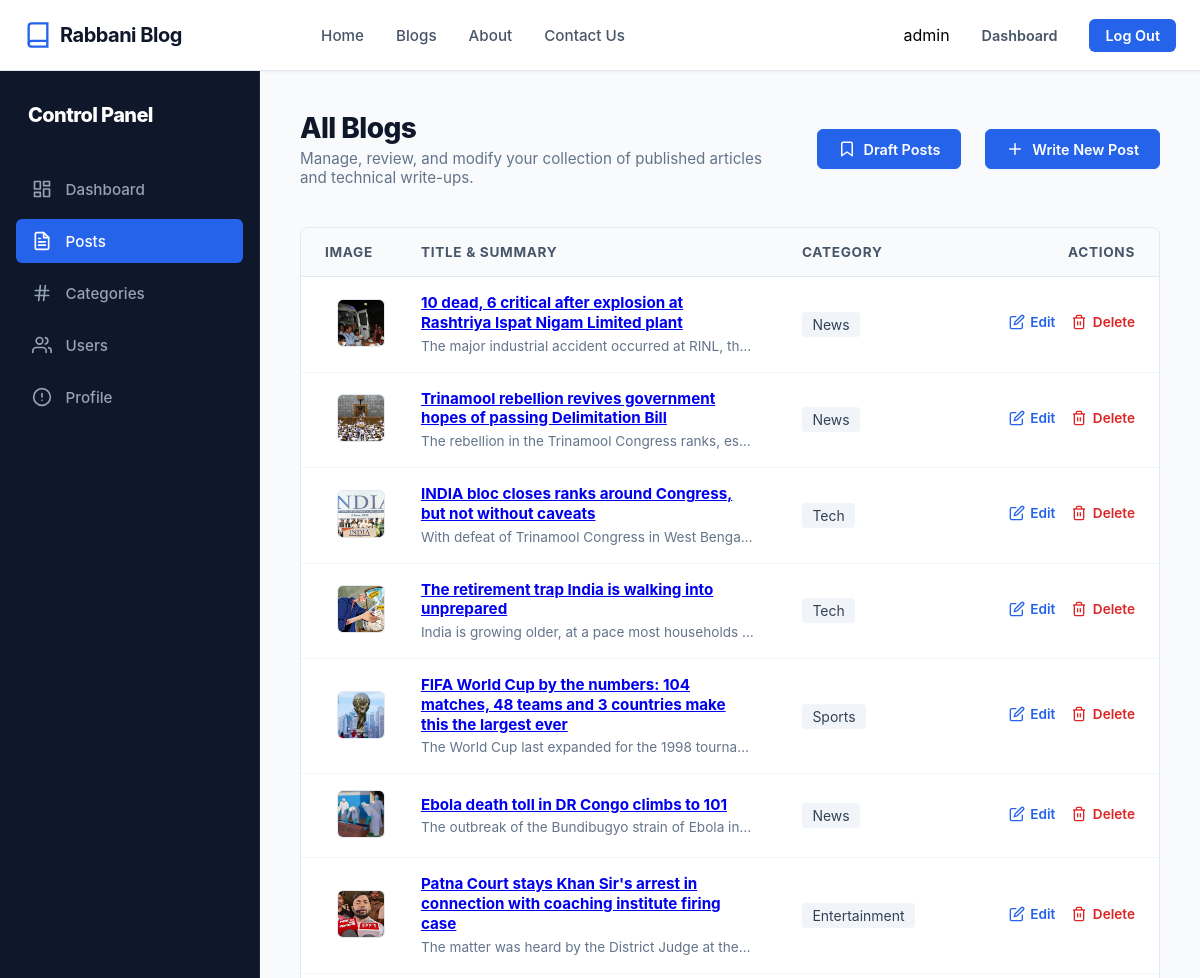
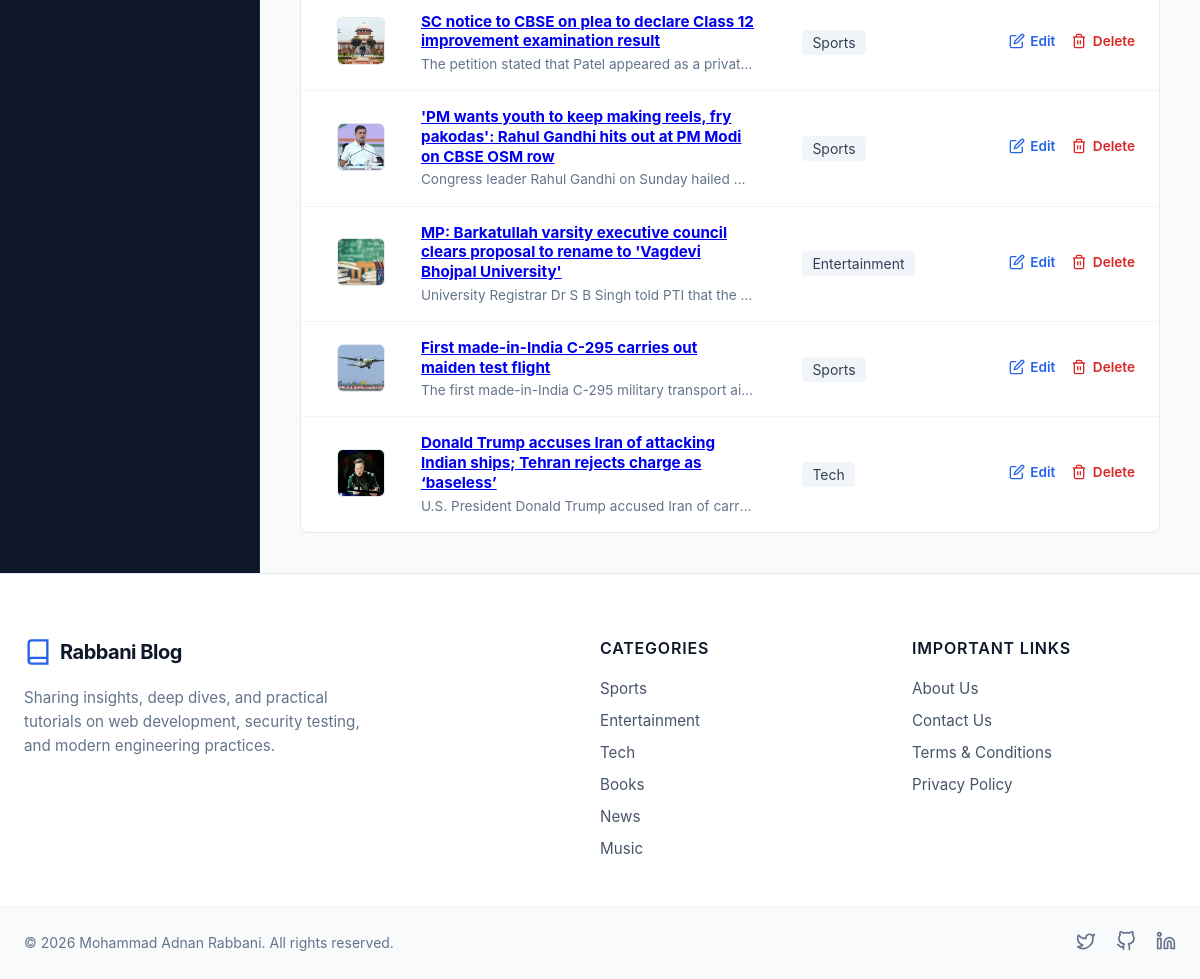
/account/post (signed in), run on the app's committed database (2 pictures, top to bottom).
### home/models.py (models this page shows, shortened)
class BlogPost(models.Model):
    STATUS_CHOICES = {
        'published' : 'Published',
        'draft' : 'Draft',
    }
    title = models.CharField(max_length=200)
    slug = models.SlugField(max_length=200)
    short_description = models.TextField()
    content = models.TextField()
    featured_img = models.ImageField(upload_to='images/%Y/%m')
    status = models.CharField(choices=STATUS_CHOICES)
    category = models.ForeignKey(Category, on_delete=models.CASCADE)
    author = models.ForeignKey(User, on_delete=models.CASCADE)
    is_featured = models.BooleanField(default=False)
    created_at = models.DateTimeField(auto_now_add=True)
    updated_at = models.DateTimeField(auto_now=True)

class Category(models.Model):
    category_name = models.CharField(max_length=200)
    slug = models.SlugField(max_length=200, default='cat')
    created_at = models.DateTimeField(auto_now_add=True)
    updated_at = models.DateTimeField(auto_now=True)
    def __str__(self):
        return self.category_name

### account/views.py (the view)
# urls.py: path('post', views.post, name='post'),
@login_required(login_url='login_user')
@permission_required('home.view_blogpost', raise_exception=True)
def post(request):
    posts = BlogPost.objects.filter(author=request.user, status='published')
    return render(request,'Pages/post.html', {'posts': posts})

### home/context_processors.py (called while the page is built)
def categories(request):
    return {
        'categories': Category.objects.all()
    }

### templates/Pages/post.html (shortened to what this page needs)
{% extends 'Pages/base.html' %}
{% load static %}
{% block content %}
<!doctype html>
<html lang="en">
<head>
    <link rel="stylesheet" href="{% static 'CSS/post.css' %}">
</head>
<body>
<div class="dashboard-wrapper">
    {% include 'Widgets/sidebar.html' %}
    <main class="dash-main-content">
        <header class="dash-content-header dashboard-action-header">
            <div class="welcome-msg">
                <h1>All Blogs</h1>
                <p>Manage, review, and modify your collection of published articles and technical write-ups.</p>
            </div>
             <a href="{% url 'draft_post' %}" class="dash-btn-primary">
<svg width="18" height="18" viewBox="0 0 24 24" fill="none" stroke="currentColor" stroke-width="2" stroke-linecap="round" stroke-linejoin="round">
    <path d="M19 21l-7-5-7 5V5a2 2 0 0 1 2-2h10a2 2 0 0 1 2 2z"></path>
</svg>                Draft Posts
            </a>
            <a href="{% url 'write_post' %}" class="dash-btn-primary">
                <svg width="18" height="18" viewBox="0 0 24 24" fill="none" stroke="currentColor" stroke-width="2" stroke-linecap="round" stroke-linejoin="round"><line x1="12" y1="5" x2="12" y2="19"></line><line x1="5" y1="12" x2="19" y2="12"></line></svg>
                Write New Post
            </a>
        </header>
        <section class="table-card">
            <div class="table-responsive">
                <table class="dash-data-table">
                    <thead>
                        <tr>
                            <th scope="col" class="th-img">Image</th>
                            <th scope="col">Title & Summary</th>
                            <th scope="col" class="th-cat">Category</th>
                            <th scope="col" class="th-actions">Actions</th>
                        </tr>
                    </thead>
                    <tbody>
                        {% for post in posts %}
                            <tr>
                                <td class="td-post-thumb">
                                    <div class="micro-thumb-wrapper">
                                        <img src="{{ post.featured_img.url }}" alt="{{ post.title }}">
                                    </div>
                                </td>
                                <td class="td-post-info">
                                    <h3 class="table-post-title"><a href="{% url 'view_blog' post.slug %}">{{ post.title }}</a></h3>
                                    <p class="table-post-desc">{{ post.short_description }}</p>
                                </td>
                                <td class="td-post-cat">
                                    <span class="table-category-badge">{{ post.category }}</span>
                                </td>
                                <td class="td-actions">
                                    <div class="actions-group-wrapper">
                                        <a href="{% url 'edit_post' post.id %}" class="action-btn btn-edit" title="Edit Post">
                                            <svg width="16" height="16" viewBox="0 0 24 24" fill="none" stroke="currentColor" stroke-width="2"><path d="M11 4H4a2 2 0 0 0-2 2v14a2 2 0 0 0 2 2h14a2 2 0 0 0 2-2v-7"></path><path d="M18.5 2.5a2.121 2.121 0 0 1 3 3L12 15l-4 1 1-4 9.5-9.5z"></path></svg>
                                            Edit
                                        </a>
                                        <a href="{% url 'delete_post' post.id %}" class="action-btn btn-delete" title="Delete Post">
                                            Delete
                                        </a>
                                    </div>
                                </td>
                            </tr>
                        {% endfor %}
                    </tbody>
                </table>
            </div>
        </section>
    </main>
</div>
</body>
</html>
{% endblock content %}

### templates/Pages/base.html (shortened to what this page needs)
{% load static %}
<!DOCTYPE html>
<html lang="en">
<head>
    <link rel="stylesheet" href="{% static 'CSS/base.css' %}">
</head>
<body>
    <header class="blog-header">
        <div class="header-container">
            <a href="#" class="brand">
                <svg class="logo" viewBox="0 0 24 24" fill="none" stroke="currentColor" stroke-width="2">
                    <path d="M4 19.5A2.5 2.5 0 0 1 6.5 17H20"></path>
                    <path d="M6.5 2H20v20H6.5A2.5 2.5 0 0 1 4 19.5v-15A2.5 2.5 0 0 1 6.5 2z"></path>
                </svg>
                <span class="site-name">Rabbani Blog</span>
            </a>
            <nav class="nav-menu">
                <ul class="nav-links">
                    <li><a href="{% url 'home' %}" class="nav-item {% if '/' == request.path %} active {% endif %}">Home</a></li>
                    <li><a href="{% url 'all_blogs' %}" class="nav-item {% if '/all_blogs' in request.path %} active {% endif %}">Blogs</a></li>
                    <li><a href="{% url 'about' %}" class="nav-item {% if '/about' in request.path %} active {% endif %}">About</a></li>
                    <li><a href="{% url 'contact' %}" class="nav-item {% if '/contact' in request.path %} active {% endif %}">Contact Us</a></li>
                </ul>
            </nav>
            <p>{% if user.is_authenticated %}</p>
            <div class="auth-actions">
            {{user.username}}
                 <a href="{% url 'dashboard' %}" class="btn btn-login">Dashboard</a>
            <a class="btn btn-signup" href="{% url 'logout' %}">Log Out</a>
            </div>
            {%  else %}
            <div class="auth-actions">
                <a href="{% url 'login_user' %}" class="btn btn-login">Log In</a>
                <a href="{% url 'register' %}" class="btn btn-signup">Sign Up</a>
            </div>
            {%  endif %}
        </div>
    </header>
{% block content %}
{% endblock content%}
<footer class="blog-footer">
    <div class="footer-container">
        <div class="footer-column brand-column">
            <a href="#" class="brand">
                <svg class="logo" viewBox="0 0 24 24" fill="none" stroke="currentColor" stroke-width="2">
                    <path d="M4 19.5A2.5 2.5 0 0 1 6.5 17H20"></path>
                    <path d="M6.5 2H20v20H6.5A2.5 2.5 0 0 1 4 19.5v-15A2.5 2.5 0 0 1 6.5 2z"></path>
                </svg>
                <span class="site-name">Rabbani Blog</span>
            </a>
            <p class="footer-desc">
                Sharing insights, deep dives, and practical tutorials on web development, security testing, and modern engineering practices.
            </p>
        </div>
        <div class="footer-column">
            <h3 class="footer-heading">Categories</h3>
            <ul class="footer-links">
                {% for category in categories %}
                <li><a href="{% url 'category_wise_view' category.slug %}">{{ category.category_name }}</a></li>
                {% endfor %}
            </ul>
        </div>
        <div class="footer-column">
            <h3 class="footer-heading">Important Links</h3>
            <ul class="footer-links">
                <li><a href="#">About Us</a></li>
                <li><a href="#">Contact Us</a></li>
                <li><a href="#">Terms & Conditions</a></li>
                <li><a href="#">Privacy Policy</a></li>
            </ul>
        </div>
    </div>
    <div class="footer-bottom">
        <div class="footer-bottom-container">
            <p class="copyright">&copy; 2026 Mohammad Adnan Rabbani. All rights reserved.</p>
            <div class="social-icons">
                <a href="#" class="social-link" aria-label="Twitter">
                    <svg viewBox="0 0 24 24" fill="none" stroke="currentColor" stroke-width="2" stroke-linecap="round" stroke-linejoin="round"><path d="M22 4s-.7 2.1-2 3.4c1.6 10-9.4 17.3-18 11.6 2.2.1 4.4-.6 6-2C3 15.5.5 9.6 3 5c2.2 2.6 5.6 4.1 9 4-.9-4.2 4-6.6 7-3.8 1.1 0 3-1.2 3-1.2z"></path></svg>
                </a>
                <a href="#" class="social-link" aria-label="GitHub">
                </a>
                <a href="#" class="social-link" aria-label="LinkedIn">
                    <svg viewBox="0 0 24 24" fill="none" stroke="currentColor" stroke-width="2" stroke-linecap="round" stroke-linejoin="round"><path d="M16 8a6 6 0 0 1 6 6v7h-4v-7a2 2 0 0 0-2-2 2 2 0 0 0-2 2v7h-4v-7a6 6 0 0 1 6-6z"></path><rect x="2" y="9" width="4" height="12"></rect><circle cx="4" cy="4" r="2"></circle></svg>
                </a>
            </div>
        </div>
    </div>
</footer>
</body>
</html>

### static/CSS/base.css (style rules this page uses)
* { margin: 0; padding: 0; box-sizing: border-box; font-family: -apple-system, BlinkMacSystemFont, "Segoe UI", Roboto, Helvetica, Arial, sans-serif; }
body { background-color: #f8fafc; }
.blog-header { background-color: #ffffff; border-bottom: 1px solid #e2e8f0; position: sticky; top: 0; z-index: 1000; box-shadow: 0 1px 3px rgba(0, 0, 0, 0.05); }
.header-container { max-width: 1200px; margin: 0 auto; padding: 0 1.5rem; height: 70px; display: flex; align-items: center; justify-content: space-between; }
.brand { display: flex; align-items: center; gap: 0.5rem; text-decoration: none; color: #0f172a; }
.logo { width: 28px; height: 28px; color: #2563eb; }
.site-name { font-size: 1.25rem; font-weight: 700; letter-spacing: -0.025em; }
.nav-menu { display: flex; align-items: center; }
.nav-links { display: flex; list-style: none; gap: 2rem; }
.nav-item { text-decoration: none; color: #475569; font-size: 0.95rem; font-weight: 500; transition: color 0.2s ease; }
.auth-actions { display: flex; align-items: center; gap: 1rem; }
.btn { text-decoration: none; font-size: 0.9rem; font-weight: 600; padding: 0.5rem 1rem; border-radius: 0.375rem; transition: all 0.2s ease; }
.btn-login { color: #475569; }
.btn-signup { background-color: #2563eb; color: #ffffff; }
.blog-footer { background-color: #ffffff; border-top: 1px solid #e2e8f0; margin-top: auto; color: #475569; }
.footer-container { max-width: 1200px; margin: 0 auto; padding: 4rem 1.5rem 3rem 1.5rem; display: grid; grid-template-columns: 2fr 1fr 1fr; gap: 3rem; }
.footer-column { display: flex; flex-direction: column; gap: 1.25rem; }
.brand-column { max-width: 360px; }
.footer-desc { font-size: 0.95rem; line-height: 1.6; color: #64748b; }
.footer-heading { font-size: 1rem; font-weight: 600; color: #0f172a; letter-spacing: 0.05em; text-transform: uppercase; }
.footer-links { list-style: none; display: flex; flex-direction: column; gap: 0.75rem; }
.footer-links a { text-decoration: none; color: #475569; font-size: 0.95rem; transition: color 0.2s ease; }
.footer-bottom { border-top: 1px solid #f1f5f9; background-color: #f8fafc; }
.footer-bottom-container { max-width: 1200px; margin: 0 auto; padding: 1.5rem 1.5rem; display: flex; align-items: center; justify-content: space-between; }
.copyright { font-size: 0.875rem; color: #64748b; }
.social-icons { display: flex; gap: 1.25rem; }
.social-link { color: #64748b; transition: color 0.2s ease; }
.social-link svg { width: 20px; height: 20px; }

### static/CSS/sidebar.css (style rules this page uses)
.dashboard-wrapper { display: grid; grid-template-columns: 260px 1fr; min-height: 100vh; background-color: #f8fafc; }
.dash-main-content { padding: 2.5rem; display: flex; flex-direction: column; gap: 2.5rem; }
.dash-content-header h1 { font-size: 1.75rem; font-weight: 800; color: #0f172a; letter-spacing: -0.02em; margin-bottom: 0.25rem; }
.dash-content-header p { font-size: 0.95rem; color: #64748b; }

### data on the page
BlogPost: featured_img (picture), title "10 dead, 6 critical after explosion at Rashtriya Ispat Nigam Limited plant", short_description "The major industrial accident occurred at RINL, th…", category "News"
BlogPost: featured_img (picture), title "Trinamool rebellion revives government hopes of passing Delimitation Bill", short_description "The rebellion in the Trinamool Congress ranks, es…", category "News"
BlogPost: featured_img (picture), title "INDIA bloc closes ranks around Congress, but not without caveats", short_description "With defeat of Trinamool Congress in West Benga…", category "Tech"
BlogPost: featured_img (picture), title "The retirement trap India is walking into unprepared", short_description "India is growing older, at a pace most households…", category "Tech"
BlogPost: featured_img (picture), title "FIFA World Cup by the numbers: 104 matches, 48 teams and 3 countries make this the largest ever", short_description "The World Cup last expanded for the 1998 tourna…", category "Sports"
BlogPost: featured_img (picture), title "Ebola death toll in DR Congo climbs to 101", short_description "The outbreak of the Bundibugyo strain of Ebola in…", category "News"
BlogPost: featured_img (picture), title "Patna Court stays Khan Sir's arrest in connection with coaching institute firing case", short_description "The matter was heard by the District Judge at the…", category "Entertainment"
BlogPost: featured_img (picture), title "SC notice to CBSE on plea to declare Class 12 improvement examination result", short_description "The petition stated that Patel appeared as a privat…", category "Sports"
BlogPost: featured_img (picture), title "'PM wants youth to keep making reels, fry pakodas': Rahul Gandhi hits out at PM Modi on CBSE OSM row", short_description "Congress leader Rahul Gandhi on Sunday hailed…", category "Sports"
BlogPost: featured_img (picture), title "MP: Barkatullah varsity executive council clears proposal to rename to 'Vagdevi Bhojpal University'", short_description "University Registrar Dr S B Singh told PTI that the…", category "Entertainment"
BlogPost: featured_img (picture), title "First made-in-India C-295 carries out maiden test flight", short_description "The first made-in-India C-295 military transport ai…", category "Sports"
BlogPost: featured_img (picture), title "Donald Trump accuses Iran of attacking Indian ships; Tehran rejects charge as ‘baseless’", short_description "U.S. President Donald Trump accused Iran of carr…", category "Tech"
Category: category_name "Sports"
Category: category_name "Entertainment"
Category: category_name "Tech"
Category: category_name "Books"
Category: category_name "News"
Category: category_name "Music"

### other printed values
{{ user.username }} "admin"
